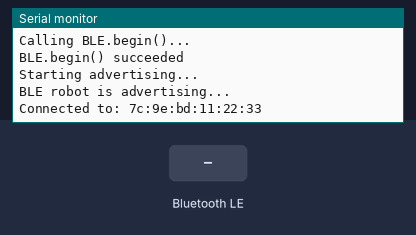
The sketch below on a simulated Arduino Nano 33 IoT. Shown: the last lines printed to the serial monitor. Inputs (shaded band) come from the test bench. Nothing arrives over Bluetooth unless stated; a phone connects over Bluetooth LE 3 s after start.

Above: at 3.8 s.
3.9 s: Bluetooth LE write "F" received
At 4.3 s:
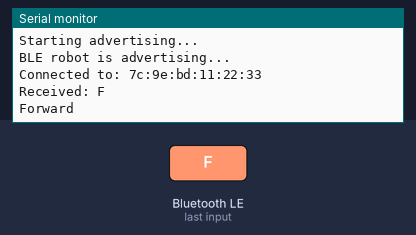
5.4 s: Bluetooth LE write "B" received
At 6.6 s:
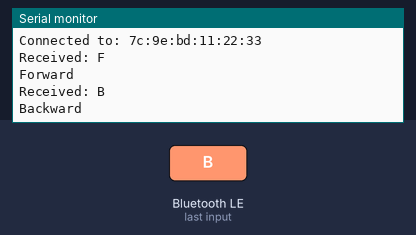
6.9 s: Bluetooth LE write "L" received
At 7.8 s:
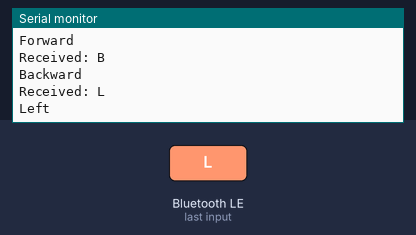
8.4 s: Bluetooth LE write "R" received
At 8.9 s:
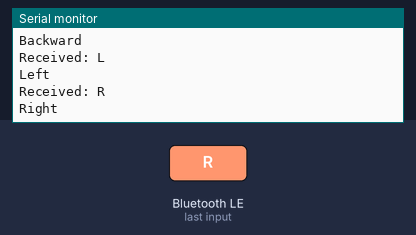
9.9 s: Bluetooth LE write "S" received
At 11.2 s:
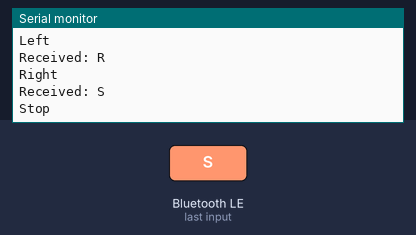

Measured:
- after the input at 3.9 s, the serial monitor: prints a new line at once (image 1)
- after the input at 5.4 s, the serial monitor: prints a new line at once (image 2)
- after the input at 6.9 s, the serial monitor: prints a new line at once (image 3)
- after the input at 8.4 s, the serial monitor: prints a new line at once (image 4)
- after the input at 9.9 s, the serial monitor: prints a new line at once (image 5)

The sketch:

robot_ble_controller.ino
```cpp
#include <ArduinoBLE.h>


BLEService robotService("12345678-1234-5678-1234-56789abcdef0");

BLEByteCharacteristic movementCharacteristic(
        "12345678-1234-5678-1234-56789abcdef1",
        BLEWrite
);

void setup() {
  Serial.begin(9600);
  while (!Serial);

  Serial.println("Starting setup...");

  Serial.println("Calling BLE.begin()...");

  if (!BLE.begin()) {
    Serial.println("BLE.begin() FAILED");
    while (1);
  }

  Serial.println("BLE.begin() succeeded");

  BLE.setLocalName("RobotController");
  BLE.setAdvertisedService(robotService);

  robotService.addCharacteristic(movementCharacteristic);
  BLE.addService(robotService);

  Serial.println("Starting advertising...");

  BLE.advertise();

  Serial.println("BLE robot is advertising...");
}

void loop() {
  BLEDevice central = BLE.central();

  if (central) {
    Serial.print("Connected to: ");
    Serial.println(central.address());

    while (central.connected()) {
      if (movementCharacteristic.written()) {
        char command = movementCharacteristic.value();

        Serial.print("Received: ");
        Serial.println(command);

        if (command == 'F') {
          Serial.println("Forward");
        }
        else if (command == 'B') {
          Serial.println("Backward");
        }
        else if (command == 'L') {
          Serial.println("Left");
        }
        else if (command == 'R') {
          Serial.println("Right");
        }
        else if (command == 'S') {
          Serial.println("Stop");
        }
      }
    }

    Serial.println("BLE disconnected");
  }
}
```
